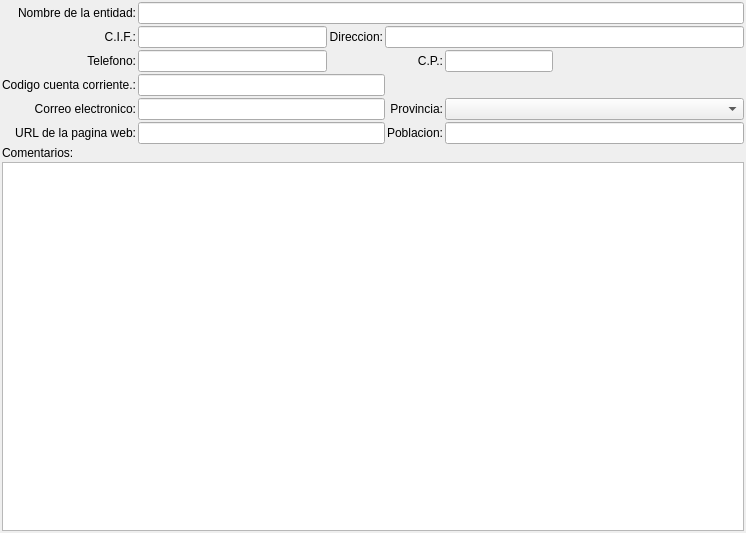
     <widget class="QWidget" name="tab2" >
      <property name="geometry" >
       <rect>
        <x>0</x>
        <y>0</y>
        <width>746</width>
        <height>533</height>
       </rect>
      </property>
      <attribute name="title" >
       <string>&amp;Otros datos</string>
      </attribute>
      <layout class="QGridLayout" >
       <property name="margin" >
        <number>2</number>
       </property>
       <property name="spacing" >
        <number>2</number>
       </property>
       <item row="0" column="0" >
        <widget class="QLabel" name="TextLabel1" >
         <property name="text" >
          <string>Nombre de la entidad:</string>
         </property>
         <property name="alignment" >
          <set>Qt::AlignRight|Qt::AlignTrailing|Qt::AlignVCenter</set>
         </property>
        </widget>
       </item>
       <item row="0" column="1" colspan="6" >
        <widget class="QLineEdit" name="mui_nombreent_cuenta" />
       </item>
       <item row="1" column="0" >
        <widget class="QLabel" name="TextLabel1_2" >
         <property name="text" >
          <string>C.I.F.:</string>
         </property>
         <property name="alignment" >
          <set>Qt::AlignRight|Qt::AlignTrailing|Qt::AlignVCenter</set>
         </property>
        </widget>
       </item>
       <item row="1" column="1" >
        <widget class="QLineEdit" name="mui_cifent_cuenta" />
       </item>
       <item row="1" column="2" >
        <widget class="QLabel" name="TextLabel3_3_3" >
         <property name="text" >
          <string>Direccion:</string>
         </property>
         <property name="alignment" >
          <set>Qt::AlignRight|Qt::AlignTrailing|Qt::AlignVCenter</set>
         </property>
        </widget>
       </item>
       <item row="1" column="3" colspan="4" >
        <widget class="QLineEdit" name="mui_dirent_cuenta" />
       </item>
       <item row="2" column="0" >
        <widget class="QLabel" name="TextLabel3_3" >
         <property name="text" >
          <string>Telefono:</string>
         </property>
         <property name="alignment" >
          <set>Qt::AlignRight|Qt::AlignTrailing|Qt::AlignVCenter</set>
         </property>
        </widget>
       </item>
       <item row="2" column="1" >
        <widget class="QLineEdit" name="mui_telent_cuenta" />
       </item>
       <item row="2" column="2" colspan="2" >
        <spacer>
         <property name="orientation" >
          <enum>Qt::Horizontal</enum>
         </property>
         <property name="sizeHint" stdset="0" >
          <size>
           <width>40</width>
           <height>20</height>
          </size>
         </property>
        </spacer>
       </item>
       <item row="2" column="4" >
        <widget class="QLabel" name="TextLabel3_3_2_2" >
         <property name="text" >
          <string>C.P.:</string>
         </property>
         <property name="alignment" >
          <set>Qt::AlignRight|Qt::AlignTrailing|Qt::AlignVCenter</set>
         </property>
        </widget>
       </item>
       <item row="2" column="5" >
        <widget class="QLineEdit" name="mui_cpent_cuenta" >
         <property name="sizePolicy" >
          <sizepolicy vsizetype="Fixed" hsizetype="Fixed" >
           <horstretch>0</horstretch>
           <verstretch>0</verstretch>
          </sizepolicy>
         </property>
        </widget>
       </item>
       <item row="2" column="6" >
        <spacer>
         <property name="orientation" >
          <enum>Qt::Horizontal</enum>
         </property>
         <property name="sizeHint" stdset="0" >
          <size>
           <width>40</width>
           <height>20</height>
          </size>
         </property>
        </spacer>
       </item>
       <item row="3" column="0" >
        <widget class="QLabel" name="TextLabel4" >
         <property name="text" >
          <string>Codigo cuenta corriente.:</string>
         </property>
         <property name="alignment" >
          <set>Qt::AlignRight|Qt::AlignTrailing|Qt::AlignVCenter</set>
         </property>
        </widget>
       </item>
       <item row="3" column="1" colspan="3" >
        <widget class="QLineEdit" name="mui_bancoent_cuenta" />
       </item>
       <item row="4" column="0" >
        <widget class="QLabel" name="TextLabel3_3_2" >
         <property name="text" >
          <string>Correo electronico:</string>
         </property>
         <property name="alignment" >
          <set>Qt::AlignRight|Qt::AlignTrailing|Qt::AlignVCenter</set>
         </property>
        </widget>
       </item>
       <item row="4" column="1" colspan="3" >
        <widget class="QLineEdit" name="mui_emailent_cuenta" />
       </item>
       <item row="4" column="4" >
        <widget class="QLabel" name="label_2" >
         <property name="text" >
          <string>Provincia:</string>
         </property>
         <property name="alignment" >
          <set>Qt::AlignRight|Qt::AlignTrailing|Qt::AlignVCenter</set>
         </property>
        </widget>
       </item>
       <item row="5" column="0" >
        <widget class="QLabel" name="TextLabel4_2" >
         <property name="text" >
          <string>URL de la pagina web:</string>
         </property>
         <property name="alignment" >
          <set>Qt::AlignRight|Qt::AlignTrailing|Qt::AlignVCenter</set>
         </property>
        </widget>
       </item>
       <item row="5" column="1" colspan="3" >
        <widget class="QLineEdit" name="mui_webent_cuenta" />
       </item>
       <item row="5" column="4" >
        <widget class="QLabel" name="label_3" >
         <property name="text" >
          <string>Poblacion:</string>
         </property>
         <property name="alignment" >
          <set>Qt::AlignRight|Qt::AlignTrailing|Qt::AlignVCenter</set>
         </property>
        </widget>
       </item>
       <item row="5" column="5" colspan="2" >
        <widget class="QLineEdit" name="mui_poblacion" />
       </item>
       <item row="6" column="0" colspan="7" >
        <widget class="QLabel" name="lbcomentario" >
         <property name="text" >
          <string>Comentarios:</string>
         </property>
        </widget>
       </item>
       <item row="7" column="0" colspan="7" >
        <widget class="QTextEdit" name="mui_coment_cuenta" >
         <property name="focusPolicy" >
          <enum>Qt::StrongFocus</enum>
         </property>
         <property name="tabChangesFocus" >
          <bool>true</bool>
         </property>
        </widget>
       </item>
       <item row="4" column="5" colspan="2" >
        <widget class="BlComboBox" name="mui_idprovincia" />
       </item>
      </layout>
     </widget>
